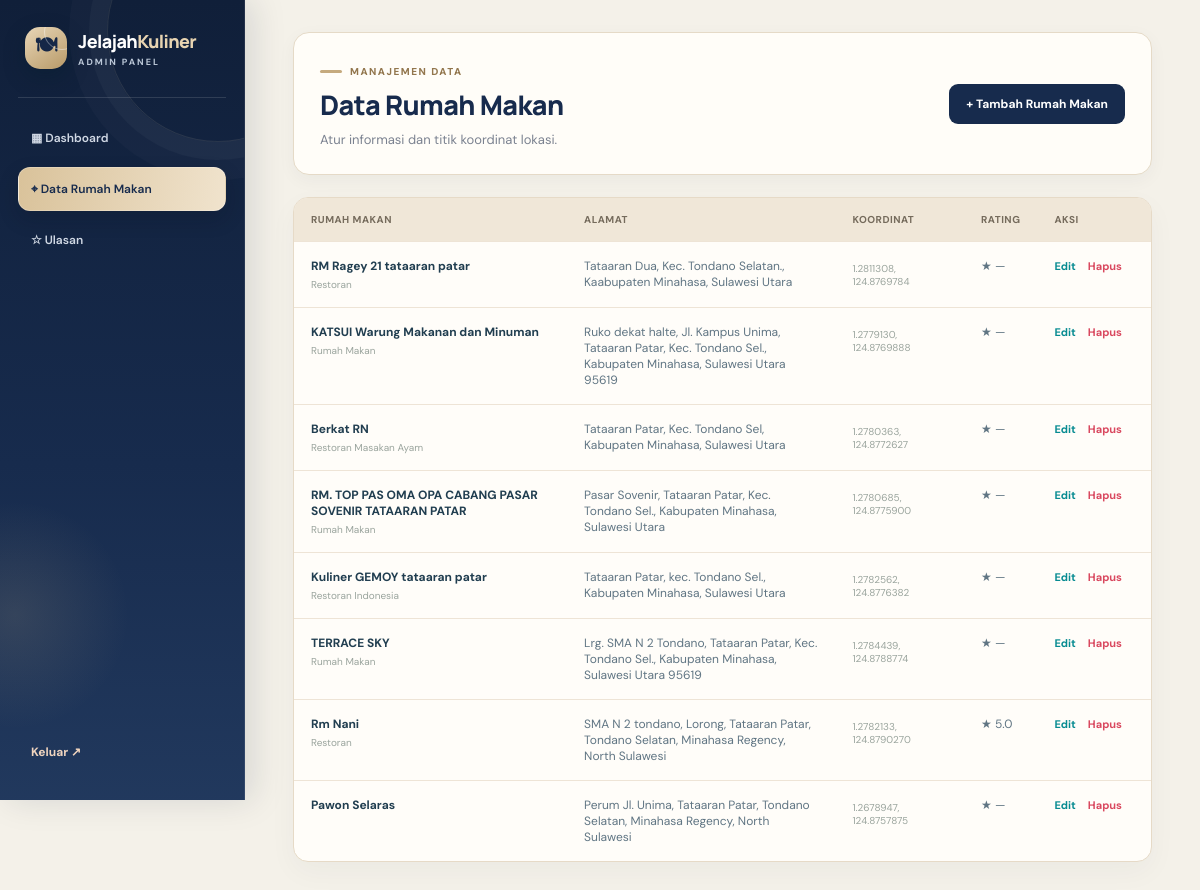
/admin/rumah_makan.php (signed in), run on the app's committed database.
### tables this page shows
CREATE TABLE `rumah_makan` (
  `id` int(11) NOT NULL,
  `nama` varchar(150) NOT NULL,
  `alamat` text NOT NULL,
  `kategori` varchar(100) DEFAULT 'Rumah Makan',
  `deskripsi` text DEFAULT NULL,
  `jam_buka` time DEFAULT '08:00:00',
  `jam_tutup` time DEFAULT '21:00:00',
  `latitude` decimal(10,7) NOT NULL,
  `longitude` decimal(10,7) NOT NULL,
  `foto` varchar(255) DEFAULT NULL,
  `created_at` timestamp NOT NULL DEFAULT current_timestamp()
);

### koneksi.php (called while the page is built, shortened)
<?php
function e($value) {
    return htmlspecialchars((string)$value, ENT_QUOTES, 'UTF-8');
}
?>

### admin/rumah_makan.php (the view)
<?php
require_once 'auth.php'; require_once '../koneksi.php';
$rows=$conn->query("SELECT r.*, (SELECT ROUND(AVG(rating),1) FROM ulasan WHERE rumah_makan_id=r.id) rating FROM rumah_makan r ORDER BY r.id DESC");
?>
<!doctype html><html lang="id"><head><meta charset="utf-8"><meta name="viewport" content="width=device-width,initial-scale=1"><title>Data Rumah Makan</title><link rel="stylesheet" href="../assets/css/style.css"></head><body class="admin-page"><aside class="admin-sidebar"><a class="brand" href="dashboard.php"><span class="brand-icon">🍽</span><span>Jelajah<span class="brand-light">Kuliner</span><small>ADMIN PANEL</small></span></a><div class="admin-nav"><a href="dashboard.php">▦ Dashboard</a><a class="active" href="rumah_makan.php">⌖ Data Rumah Makan</a><a href="ulasan.php">☆ Ulasan</a></div><a class="logout-link" href="logout.php">Keluar ↗</a></aside>
<main class="admin-main"><header class="admin-header"><div><div class="eyebrow">MANAJEMEN DATA</div><h1>Data Rumah Makan</h1><p class="muted">Atur informasi dan titik koordinat lokasi.</p></div><a class="primary-button" href="tambah.php">+ Tambah Rumah Makan</a></header>
<div class="table-card"><div class="table-scroll"><table><thead><tr><th>Rumah Makan</th><th>Alamat</th><th>Koordinat</th><th>Rating</th><th>Aksi</th></tr></thead><tbody>
<?php while($r=$rows->fetch_assoc()): ?><tr><td><div class="table-name"><?= e($r['nama']) ?></div><small><?= e($r['kategori']) ?></small></td><td><?= e($r['alamat']) ?></td><td><small><?= e($r['latitude']) ?>, <?= e($r['longitude']) ?></small></td><td>★ <?= $r['rating'] ? e($r['rating']) : '—' ?></td><td class="actions"><a href="edit.php?id=<?= (int)$r['id'] ?>">Edit</a><a class="danger-link" href="hapus.php?id=<?= (int)$r['id'] ?>" onclick="return confirm('Hapus rumah makan ini beserta ulasannya?')">Hapus</a></td></tr><?php endwhile; ?>
</tbody></table></div></div></main></body></html>

### data on the page
rumah_makan: nama "RM Ragey 21 tataaran patar", kategori "Restoran", alamat "Tataaran Dua, Kec. Tondano Selatan., Kaabupaten Minahasa, Sulawesi Utara", latitude "1.2811308", longitude "124.8769784"
rumah_makan: nama "KATSUI Warung Makanan dan Minuman", kategori "Rumah Makan", alamat "Ruko dekat halte, Jl. Kampus Unima, Tataaran Patar, Kec. Tondano Sel., Kabupaten Minahasa, Sulawesi Utara 95619", latitude "1.2779130", longitude "124.8769888"
rumah_makan: nama "Berkat RN", kategori "Restoran Masakan Ayam", alamat "Tataaran Patar, Kec. Tondano Sel, Kabupaten Minahasa, Sulawesi Utara", latitude "1.2780363", longitude "124.8772627"
rumah_makan: nama "RM. TOP PAS OMA OPA CABANG PASAR SOVENIR TATAARAN PATAR", kategori "Rumah Makan", alamat "Pasar Sovenir, Tataaran Patar, Kec. Tondano Sel., Kabupaten Minahasa, Sulawesi Utara", latitude "1.2780685", longitude "124.8775900"
rumah_makan: nama "Kuliner GEMOY tataaran patar", kategori "Restoran Indonesia", alamat "Tataaran Patar, kec. Tondano Sel., Kabupaten Minahasa, Sulawesi Utara", latitude "1.2782562", longitude "124.8776382"
rumah_makan: nama "TERRACE SKY", kategori "Rumah Makan", alamat "Lrg. SMA N 2 Tondano, Tataaran Patar, Kec. Tondano Sel., Kabupaten Minahasa, Sulawesi Utara 95619", latitude "1.2784439", longitude "124.8788774"
rumah_makan: nama "Rm Nani", kategori "Restoran", alamat "SMA N 2 tondano, Lorong, Tataaran Patar, Tondano Selatan, Minahasa Regency, North Sulawesi", latitude "1.2782133", longitude "124.8790270", rating "5.0"
rumah_makan: nama "Pawon Selaras", alamat "Perum Jl. Unima, Tataaran Patar, Tondano Selatan, Minahasa Regency, North Sulawesi", latitude "1.2678947", longitude "124.8757875"
